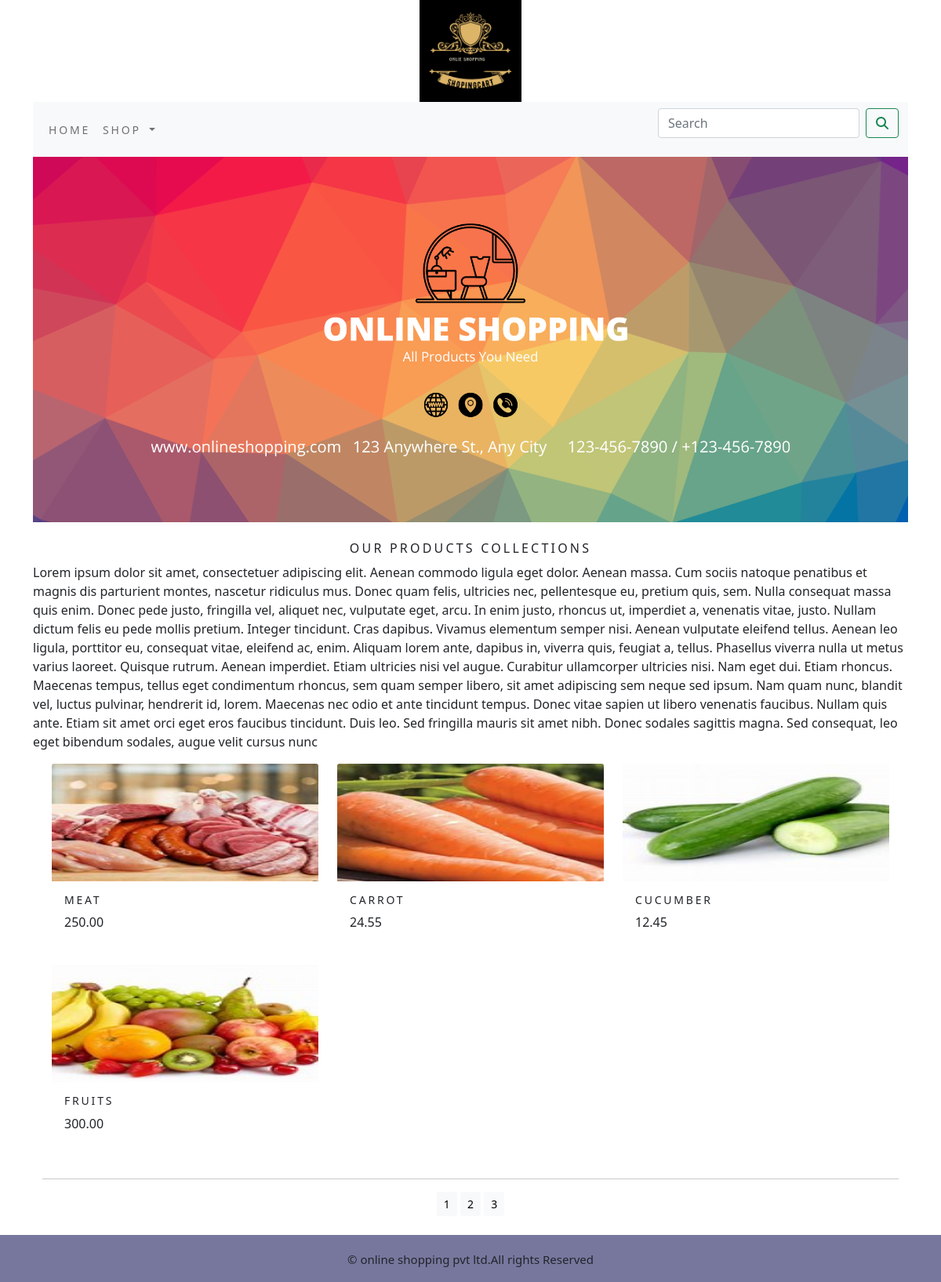
/shopingapp?page=3, run on the app's committed database.
### shopingapp/models.py (models this page shows, shortened)
class Product(models.Model):
    name=models.CharField(max_length=250,unique=True)
    slug=models.SlugField(max_length=250,unique=True)
    desc=models.TextField(blank=True)
    price=models.DecimalField(max_digits=10,decimal_places=2)
    category=models.ForeignKey(Category,on_delete=models.CASCADE)
    image=models.ImageField(upload_to='product',blank=True)
    stock=models.IntegerField()
    available=models.BooleanField(default=True)
    created=models.DateTimeField(auto_now_add=True)
    updated=models.DateTimeField(auto_now=True)
    def get_url(self):
        return reverse('shop:prodCatdetail',args=[self.category.slug,self.slug])
    class meta:
        ordering=('name',)
        verbose_name='product'
        verbose_name_plural='products'

### shopingapp/views.py (the view)
# urls.py: path('',views.allProdCat,name='allProdCat'),
def allProdCat(request,c_slug=None):
    c_page=None
    products_list=None
    if c_slug!=None:
        c_page=get_object_or_404(Category,slug=c_slug)
        products_list=Product.objects.all().filter(category=c_page,available=True)
    else:
        products_list=Product.objects.all().filter(available=True)
    paginator=Paginator(products_list,6)
    try:
        page=int(request.GET.get('page','1'))
    except:
        page=1
    try:
        products=paginator.page(page)
    except (EmptyPage,InvalidPage):
        products=paginator.page(paginator.num_pages)
    return render(request,"category.html",{'category':c_page,'products': products})

### cart/context_processors.py (called while the page is built)
def counter(request):
    item_count=0
    if 'admin' in request.path:
        return {}
    else:
        try:
            cart=Cart.objects.filter(cart_id=_cart_id(request))
            cart_items=CartItem.objects.all().filter(cart=cart[:1])
            for cart_item in cart_items:
                item_count += cart_item.quantity
        except Cart.DoesNotExist:
            item_count=0
    return dict(item_count=item_count)

### cart/views.py (called while the page is built)
def _cart_id(request):
    cart=request.session.session_key
    if not cart:
        cart=request.session.create()
    return cart

### shopingapp/context_processors.py (called while the page is built)
def menu_links(request):
    link = Category.objects.all()
    return dict(links=link)

### shopingapp/models.py (called while the page is built)
    def get_url(self):
        return reverse('shop:product_by_category', args=[self.slug])

### templates/category.html (shortened to what this page needs)
{% extends 'base.html' %}
{% load static %}
{% block content %}
    {% if category %}
        <div>
            <div class="row my_row_class">
                <div calss="mx_auto">
                <p><a href="{% url 'shop:allProdCat' %}">"Our Product Collections"</a></p>
                </div>
            </div>
        </div>
        <div calss="mx_auto">
            <img calss="my_image" src="{{category.image.url}}" alt="{{category.name}}">
        </div>
        <br>
        <div >
            <h1 class="text-center my_title">{{category.name}}</h1>
            <p class="text-justify">{{category.desc}}</p>
        </div>
    {% else %}
        <div>
            <center>
                <img class="my_image img-fluid" src="{% static 'img/banner.png' %}" alt="Our Products">
            </center>
        </div>
        <br>
        <div>
            <h1 class="text-center my_title">Our Products Collections</h1>
            <p class="text-justify">Lorem ipsum dolor sit amet, consectetuer adipiscing elit. Aenean commodo ligula eget dolor. Aenean massa. Cum sociis natoque penatibus et magnis dis parturient montes, nascetur ridiculus mus. Donec quam felis, ultricies nec, pellentesque eu, pretium quis, sem. Nulla consequat massa quis enim. Donec pede justo, fringilla vel, aliquet nec, vulputate eget, arcu.
            In enim justo, rhoncus ut, imperdiet a, venenatis vitae, justo. Nullam dictum felis eu pede mollis pretium. Integer tincidunt. Cras dapibus. Vivamus elementum semper nisi. Aenean vulputate eleifend tellus. Aenean leo ligula, porttitor eu, consequat vitae, eleifend ac, enim. Aliquam lorem ante, dapibus in, viverra quis, feugiat a, tellus.
            Phasellus viverra nulla ut metus varius laoreet. Quisque rutrum. Aenean imperdiet. Etiam ultricies nisi vel augue. Curabitur ullamcorper ultricies nisi. Nam eget dui. Etiam rhoncus. Maecenas tempus, tellus eget condimentum rhoncus, sem quam semper libero, sit amet adipiscing sem neque sed ipsum. Nam quam nunc, blandit vel, luctus pulvinar, hendrerit id, lorem. Maecenas nec odio et ante tincidunt tempus. Donec vitae sapien ut libero venenatis faucibus. Nullam quis ante. Etiam sit amet orci eget eros faucibus tincidunt. Duis leo. Sed fringilla mauris sit amet nibh. Donec sodales sagittis magna. Sed consequat, leo eget bibendum sodales, augue velit cursus nunc</p>
        </div>
    {% endif %}
    <div class="container">
        <div class="row mx-auto">
            {% for product in products.object_list %}
                <div class="my_bottom_margin col-9 col-sm-12 col-md-4  xol-lg-4">
                    <div calss="card text-center" style="min-width:18rem;">
                        <a href="{{product.get_url}}"><img class="card-img-top my_image" src="{{product.image.url}}" alt="{{product.name}}"></a>
                    </div>
                    <div class="card-body">
                        <h4 class="text-justify my_title">{{product.name}}</h4>
                        <p class="text-justify">{{product.price}}</p>
                    </div>
                </div>
            {% endfor %}
        </div>
        <div class="mx_auto">
            {% if products.paginator.num_pages > 1 %}
            <hr>
            <div class="text-center">
                {% for pg in products.paginator.page_range %}
                   <a href="?page={{pg}}" class="btn btn-light btn-sm {% if products.number == pg %} active {% endif %}">{{pg}}</a>
                {% endfor %}
            </div>
            {% endif %}
        </div>
        <br>
    </div>
{% endblock %}

### static/css/custom.css (style rules this page uses)
body { font-family: 'Elsie Swash Caps', cursive; }
.my_image { width: 100%; height: 150px; display: flex; justify-content: center; align-items: center; }
.my_title { font-size: 16px; text-transform: uppercase; letter-spacing: .2em; }
.my_bottom_margin { margin-bottom: 10px; }
.card-body h4 { font-size: 14px; text-transform: uppercase; letter-spacing: .2em; }

### data on the page
Product: image (picture), name "MEAT", price "250.00"
Product: image (picture), name "CARROT", price "24.55"
Product: image (picture), name "CUCUMBER", price "12.45"
Product: image (picture), name "FRUITS", price "300.00"

### other printed values
{{ pg }} "1" "2" "3"
